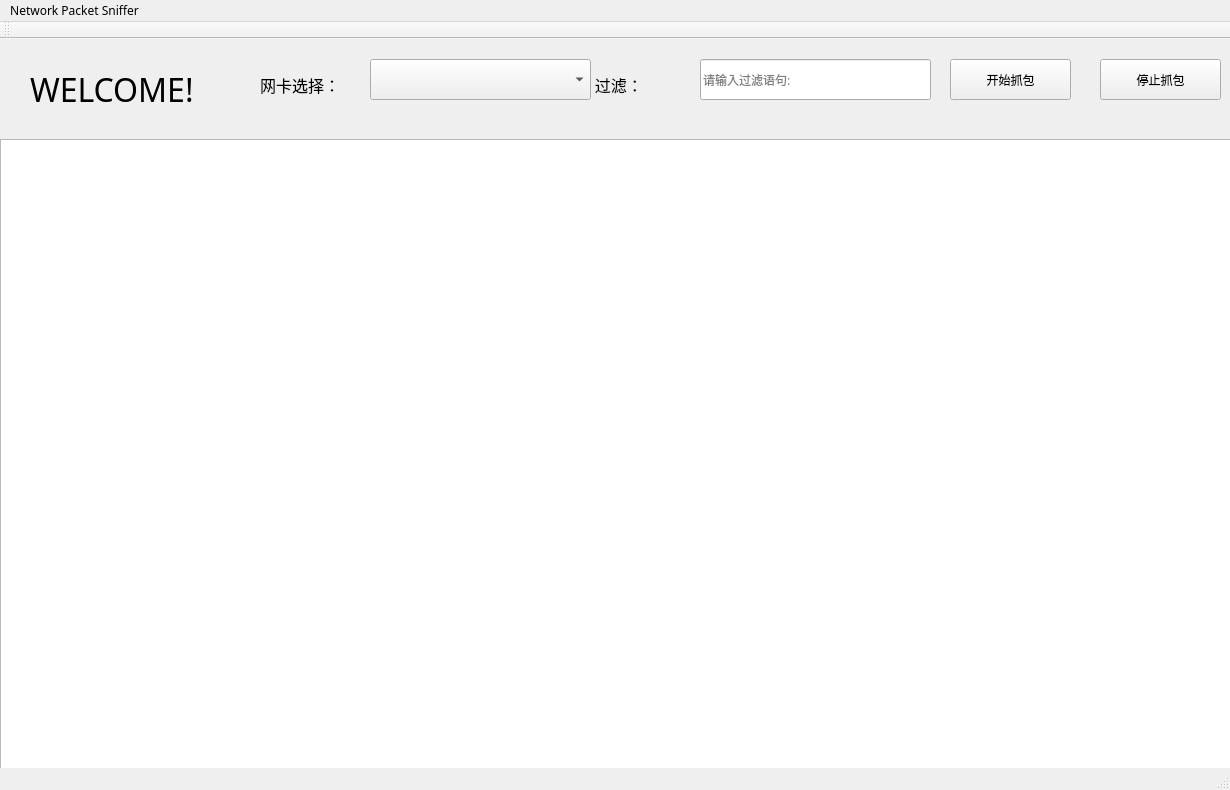
<?xml version="1.0" encoding="UTF-8"?>
<ui version="4.0">
 <class>QtWidgetsApplication1Class</class>
 <widget class="QMainWindow" name="QtWidgetsApplication1Class">
  <property name="geometry">
   <rect>
    <x>0</x>
    <y>0</y>
    <width>1230</width>
    <height>790</height>
   </rect>
  </property>
  <property name="font">
   <font>
    <family>楷体</family>
   </font>
  </property>
  <property name="windowTitle">
   <string>QtWidgetsApplication1</string>
  </property>
  <property name="autoFillBackground">
   <bool>false</bool>
  </property>
  <widget class="QWidget" name="centralWidget">
   <widget class="QLineEdit" name="lineEdit">
    <property name="geometry">
     <rect>
      <x>700</x>
      <y>20</y>
      <width>231</width>
      <height>41</height>
     </rect>
    </property>
    <property name="placeholderText">
     <string>请输入过滤语句:</string>
    </property>
   </widget>
   <widget class="QPushButton" name="pushButton">
    <property name="geometry">
     <rect>
      <x>950</x>
      <y>20</y>
      <width>121</width>
      <height>41</height>
     </rect>
    </property>
    <property name="text">
     <string>开始抓包</string>
    </property>
   </widget>
   <widget class="QPushButton" name="pushButton_2">
    <property name="geometry">
     <rect>
      <x>1100</x>
      <y>20</y>
      <width>121</width>
      <height>41</height>
     </rect>
    </property>
    <property name="text">
     <string>停止抓包</string>
    </property>
   </widget>
   <widget class="QLabel" name="label">
    <property name="geometry">
     <rect>
      <x>570</x>
      <y>30</y>
      <width>131</width>
      <height>31</height>
     </rect>
    </property>
    <property name="font">
     <font>
      <family>楷体</family>
      <pointsize>12</pointsize>
     </font>
    </property>
    <property name="text">
     <string>      过滤：</string>
    </property>
   </widget>
   <widget class="QTableView" name="tableView">
    <property name="geometry">
     <rect>
      <x>0</x>
      <y>100</y>
      <width>1231</width>
      <height>631</height>
     </rect>
    </property>
    <property name="font">
     <font>
      <family>Times New Roman</family>
      <pointsize>10</pointsize>
     </font>
    </property>
   </widget>
   <widget class="QComboBox" name="comboBox">
    <property name="geometry">
     <rect>
      <x>370</x>
      <y>20</y>
      <width>221</width>
      <height>41</height>
     </rect>
    </property>
   </widget>
   <widget class="QLabel" name="label_2">
    <property name="geometry">
     <rect>
      <x>260</x>
      <y>30</y>
      <width>121</width>
      <height>31</height>
     </rect>
    </property>
    <property name="font">
     <font>
      <family>楷体</family>
      <pointsize>12</pointsize>
     </font>
    </property>
    <property name="layoutDirection">
     <enum>Qt::RightToLeft</enum>
    </property>
    <property name="text">
     <string>网卡选择：</string>
    </property>
   </widget>
   <widget class="QLabel" name="label_3">
    <property name="geometry">
     <rect>
      <x>30</x>
      <y>10</y>
      <width>261</width>
      <height>81</height>
     </rect>
    </property>
    <property name="font">
     <font>
      <family>Ink Free</family>
      <pointsize>24</pointsize>
      <underline>false</underline>
     </font>
    </property>
    <property name="text">
     <string>WELCOME!</string>
    </property>
   </widget>
  </widget>
  <widget class="QToolBar" name="mainToolBar">
   <attribute name="toolBarArea">
    <enum>TopToolBarArea</enum>
   </attribute>
   <attribute name="toolBarBreak">
    <bool>false</bool>
   </attribute>
  </widget>
  <widget class="QStatusBar" name="statusBar"/>
  <widget class="QMenuBar" name="menuBar">
   <property name="geometry">
    <rect>
     <x>0</x>
     <y>0</y>
     <width>1230</width>
     <height>21</height>
    </rect>
   </property>
   <widget class="QMenu" name="menu">
    <property name="title">
     <string>Network Packet Sniffer</string>
    </property>
   </widget>
   <addaction name="menu"/>
  </widget>
 </widget>
 <layoutdefault spacing="6" margin="11"/>
 <resources>
  <include location="QtWidgetsApplication1.qrc"/>
 </resources>
 <connections/>
</ui>
